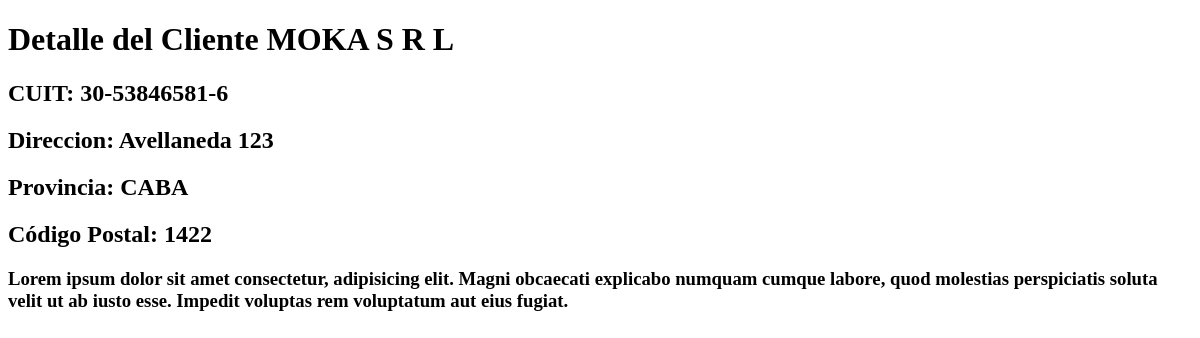
The page /appProduccion/detalleCliente/1 on the database as committed earlier.
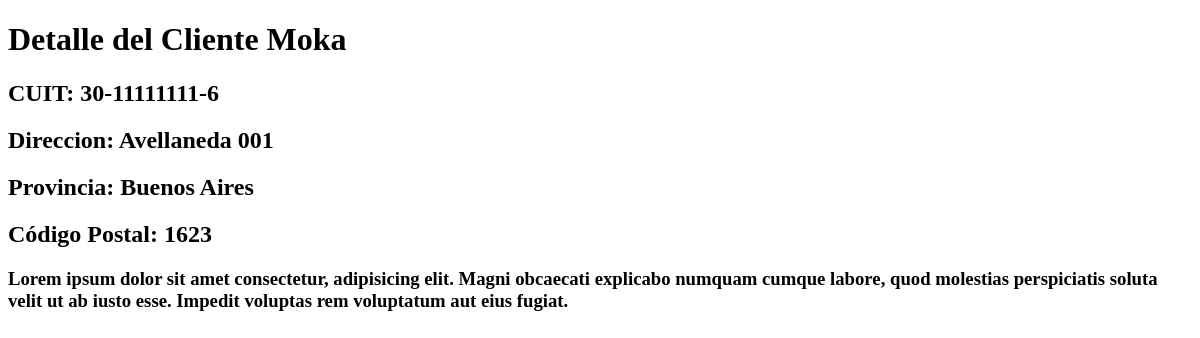
The same page on the database as committed later.
### appProduccion/models.py (models this page shows, shortened)
class Cliente(models.Model):
    razonSocial = models.CharField(max_length=50)
    cuit = models.CharField(max_length=50)
    direccion = models.CharField(max_length=50)
    provincia = models.CharField(max_length=50)
    codigoPostal = models.IntegerField()

### appProduccion/views.py (the view)
# urls.py: path('detalleCliente/<int:pk>', ClienteDetail.as_view(), name="DetalleCliente"),
class ClienteDetail(DetailView):
    model = Cliente
    template_name = 'appProduccion/cliente_detail.html'
    context_object_name = 'cliente' #recibe como contexto el cliente para hacer el detalle

### appProduccion/templates/appProduccion/cliente_detail.html (shortened to what this page needs)
<!DOCTYPE html>
<html lang="en">
<head>
</head>
    <body>
        <h1>Detalle del Cliente {{cliente.razonSocial}}</h1>
        <h2>CUIT: {{cliente.cuit}}</h2>
        <h2>Direccion: {{cliente.direccion}}</h2>
        <h2>Provincia: {{cliente.provincia}}</h2>
        <h2>Código Postal: {{cliente.codigoPostal}}</h2>
        <h3>Lorem ipsum dolor sit amet consectetur, adipisicing elit. Magni obcaecati explicabo numquam cumque labore, quod molestias perspiciatis soluta velit ut ab iusto esse. Impedit voluptas rem voluptatum aut eius fugiat.</h3>
    </body>
</html>

Rows that differ between the two databases and show on the page:
changed Cliente: razonSocial "MOKA S R L" → "Moka"; cuit "30-53846581-6" → "30-11111111-6"; direccion "Avellaneda 123" → "Avellaneda 001"; provincia "CABA" → "Buenos Aires"; codigoPostal "1422" → "1623"
